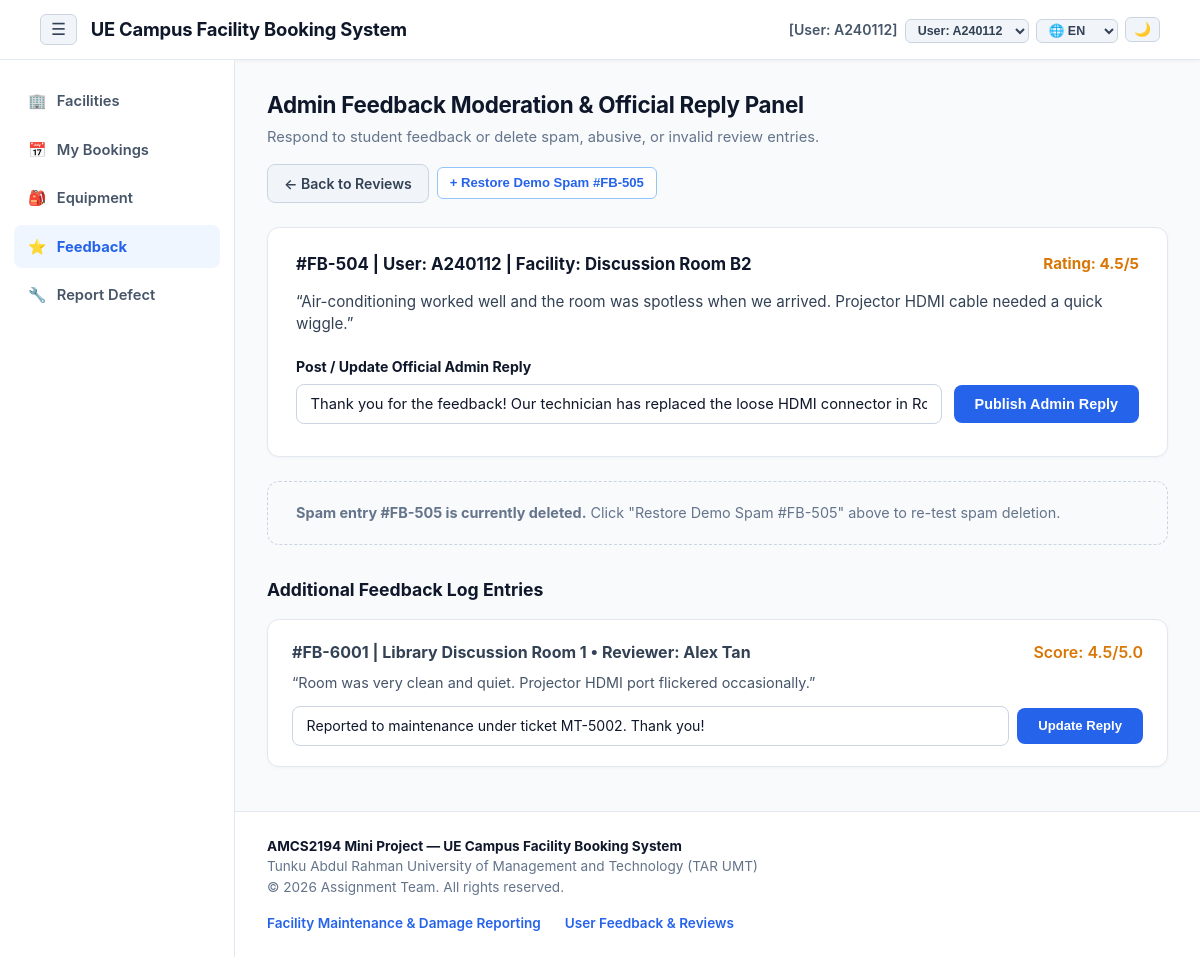
Screenshot of /modules/feedback/edit.php with the database file from the repository.
### tables this page shows
CREATE TABLE `user` (
  `UserID` varchar(10) NOT NULL,
  `FullName` varchar(100) NOT NULL,
  `CampusEmail` varchar(100) NOT NULL,
  `PhoneNo` varchar(15) NOT NULL,
  `UserRole` enum('Student','Staff','Admin','Technician') NOT NULL,
  `AccountStatus` enum('Active','Suspended','Inactive') DEFAULT 'Active',
  `BookingBanUntil` datetime DEFAULT NULL,
  `StrikeResetAt` datetime DEFAULT NULL,
  `PasswordHash` varchar(255) NOT NULL
);

CREATE TABLE `feedback` (
  `FeedbackID` varchar(10) NOT NULL,
  `BookingID` varchar(10) NOT NULL,
  `CleanlinessRating` decimal(2,1) NOT NULL CHECK (`CleanlinessRating` between 1.0 and 5.0),
  `ConditionRating` decimal(2,1) NOT NULL CHECK (`ConditionRating` between 1.0 and 5.0),
  `OverallScore` decimal(2,1) NOT NULL,
  `UserComments` text DEFAULT NULL,
  `AdminRemarks` varchar(300) DEFAULT NULL,
  `SubmissionDate` datetime DEFAULT current_timestamp()
);

CREATE TABLE `facility` (
  `FacilityID` varchar(10) NOT NULL,
  `FacilityName` varchar(100) NOT NULL,
  `Category` enum('Sports','Academic') NOT NULL,
  `LocationBlock` varchar(50) NOT NULL,
  `Capacity` int(11) NOT NULL,
  `AvailabilityStatus` enum('Available','Under Maintenance','Closed') DEFAULT 'Available'
);

### modules/feedback/edit.php (the view, shortened to what the rows shown need)
<?php
require_once __DIR__ . '/../../includes/auth.php';
require_once __DIR__ . '/../../services/FeedbackService.php';
$service = new FeedbackService();
$currentUser = AuthService::getCurrentUser();
$isAdmin = AuthService::isAdmin();
$feedbackId = $_GET['id'] ?? '';
$returnTo   = trim((string)($_GET['return_to'] ?? $_POST['return_to'] ?? ''));
$allReviews = $service->getReviews();
$otherReviews = [];
foreach ($allReviews as $r) {
    if ($r['FeedbackID'] === 'FB-504') {
        $review504 = $r;
    } elseif ($r['FeedbackID'] === 'FB-505' || str_contains(strtolower($r['UserComments'] ?? ''), 'spam')) {
        $review505 = $r;
    } else {
        $otherReviews[] = $r;
    }
}
$isStudentEditingOwn = (!$isAdmin && !empty($feedbackId));
$singleReview = !empty($feedbackId) ? $service->getReviewById($feedbackId) : null;
require_once __DIR__ . '/../../includes/header.php';
?>
<?php if ($isStudentEditingOwn && $singleReview): ?>
    <?php
        $backUrl = ($returnTo === 'completed')
            ? 'completed.php'
            : 'index.php?facility_id=' . urlencode($singleReview['FacilityID']);
        $backLabel = ($returnTo === 'completed') ? t('btn_back_completed') : t('btn_back_reviews');
    ?>
    <div class="page-header-row">
        <div>
            <h1 class="page-title"><?= htmlspecialchars(t('edit_fb_title')) ?></h1>
            <p class="page-subtitle">Update your rating and comment for <?= htmlspecialchars($singleReview['FacilityName']) ?>.</p>
        </div>
        <a href="<?= $backUrl ?>" class="btn btn-cancel">
            <?= htmlspecialchars($backLabel) ?>
        </a>
    </div>
    <div class="ui-card" style="max-width: 800px; margin: 0 auto;">
        <div style="background: #f8fafc; border: 1px solid var(--border-color); border-radius: 8px; padding: 1rem 1.25rem; margin-bottom: 1.5rem;">
            <div style="font-size: 0.85rem; color: #64748b; text-transform: uppercase; font-weight: 700; margin-bottom: 0.25rem;">Facility Session Details</div>
            <div style="font-size: 1.1rem; font-weight: 700; color: #0f172a;"><?= htmlspecialchars($singleReview['FacilityName']) ?> (<?= htmlspecialchars($singleReview['FacilityID']) ?>)</div>
            <div style="font-size: 0.9rem; color: #475569;">Date: <?= htmlspecialchars($singleReview['BookingDate']) ?></div>
        </div>
        <form method="POST" action="edit.php?id=<?= urlencode($singleReview['FeedbackID']) ?><?= $returnTo !== '' ? '&return_to=' . urlencode($returnTo) : '' ?>">
            <input type="hidden" name="action" value="update_student_review">
            <input type="hidden" name="FeedbackID" value="<?= htmlspecialchars($singleReview['FeedbackID']) ?>">
            <input type="hidden" name="return_to" value="<?= htmlspecialchars($returnTo) ?>">
            <div class="form-group">
                <label>Facility Star Rating (1.0–5.0, 0.5 steps) *</label>
                <select name="ConditionRating" class="form-select">
                    <?php for ($val = 5.0; $val >= 1.0; $val -= 0.5): ?>
                        <option value="<?= number_format($val, 1) ?>" <?= abs((float)$singleReview['OverallScore'] - $val) < 0.01 ? 'selected' : '' ?>>
                            <?= number_format($val, 1) ?> Stars
                        </option>
                    <?php endfor; ?>
                </select>
            </div>
            <div class="form-group">
                <label for="student_comments">Review Comment *</label>
                <textarea id="student_comments" name="UserComments" rows="4" class="form-control" required minlength="5" maxlength="300"><?= htmlspecialchars($singleReview['UserComments'] ?? '') ?></textarea>
            </div>
            <div style="display: flex; justify-content: flex-end; gap: 0.75rem; margin-top: 1.5rem;">
                <a href="<?= $backUrl ?>" class="btn btn-cancel"><?= htmlspecialchars(t('btn_cancel')) ?></a>
                <button type="submit" class="btn btn-primary-blue"><?= htmlspecialchars(t('btn_save_review')) ?></button>
            </div>
        </form>
    </div>
<?php else: ?>
    <div class="page-header-row">
        <div>
            <h1 class="page-title">Admin Feedback Moderation &amp; Official Reply Panel</h1>
        </div>
    </div>
    <?php if (!empty($otherReviews)): ?>
        <div style="margin-top: 2rem;">
            <?php foreach ($otherReviews as $o): ?>
                <div class="ui-card" style="padding: 1.25rem 1.5rem; margin-bottom: 1rem;">
                    <div style="display: flex; justify-content: space-between; align-items: center; margin-bottom: 0.5rem; flex-wrap: wrap;">
                        <strong>#<?= htmlspecialchars($o['FeedbackID']) ?> | <?= htmlspecialchars($o['FacilityName']) ?> &bull; Reviewer: <?= htmlspecialchars($o['ReviewerName']) ?></strong>
                        <span style="color: #d97706; font-weight: 600;">Score: <?= htmlspecialchars((string)$o['OverallScore']) ?>/5.0</span>
                    </div>
                    <p style="font-size: 0.9rem; color: #475569; margin-bottom: 0.75rem;">&ldquo;<?= htmlspecialchars($o['UserComments'] ?? 'No comment.') ?>&rdquo;</p>
                    <form method="POST" action="edit.php" style="display: flex; gap: 0.5rem; align-items: center;">
                        <input type="text" name="AdminRemarks" value="<?= htmlspecialchars($o['AdminRemarks'] ?? '') ?>" class="form-control" placeholder="Post official admin response..." style="font-size: 0.88rem;">
                        <button type="submit" class="btn btn-primary-blue" style="font-size: 0.82rem; white-space: nowrap;">Update Reply</button>
                    </form>
                </div>
            <?php endforeach; ?>
        </div>
    <?php endif; ?>
<?php endif; ?>
<?php require_once __DIR__ . '/../../includes/footer.php'; ?>

### includes/header.php (shortened to what the rows shown need)
<?php
require_once __DIR__ . '/auth.php';
require_once __DIR__ . '/i18n.php';
$currentUser = AuthService::getCurrentUser();
$scriptName = $_SERVER['SCRIPT_NAME'] ?? '';
$pos = strpos($scriptName, '/UE-Campus-Facility-System');
if ($pos !== false) {
    $baseUrl = '/UE-Campus-Facility-System/';
} else {
    $baseUrl = '/';
}
$isAdmin      = ($currentUser['UserRole'] ?? '') === 'Admin';
$isTechnician = ($currentUser['UserRole'] ?? '') === 'Technician';
?>
<!DOCTYPE html>
<html lang="en">
<head>
    <link rel="stylesheet" href="<?= $baseUrl ?>assets/css/style.css">
</head>
<body>
<header class="navbar-top">
    <div class="nav-container" style="max-width: 100%; padding: 0;">
        <div style="display: flex; align-items: center; gap: 0.45rem; flex-wrap: wrap;">
            <span class="user-badge-text">
                <?php
                    $rolePrefix = $isAdmin ? 'Admin' : ($isTechnician ? 'Tech' : 'User');
                    echo '[' . $rolePrefix . ': ' . htmlspecialchars($currentUser['UserID']) . ']';
                ?>
            </span>
            <form method="GET" style="margin: 0; display: inline;">
                <select name="switch_user" onchange="this.form.submit()" class="nav-select-compact" title="Toggle persona for testing">
                    <option value="A240112" <?= $currentUser['UserID'] === 'A240112' ? 'selected' : '' ?>>User: A240112</option>
                </select>
            </form>
            <form method="GET" style="margin: 0; display: inline;">
                <select name="lang" onchange="this.form.submit()" class="nav-select-compact" title="<?= htmlspecialchars(t('lang_label')) ?>">
                </select>
            </form>
            <button type="button" id="themeToggleBtn" onclick="toggleUeTheme()" class="theme-toggle-btn" title="<?= htmlspecialchars(t('theme_toggle')) ?>">
            </button>
        </div>
    </div>
</header>
<div class="app-shell">
    <div class="app-content">
        <main class="main-wrapper">

### rows the page displays
user: UserRole "User", UserID "A240112", switch_user "User: A240112"
feedback: FeedbackID "FB-6001", facility.FacilityName "Library Discussion Room 1", user.FullName "Alex Tan", OverallScore "4.5", UserComments "Room was very clean and quiet. Projector HDMI port flickered occasionally.", AdminRemarks "Reported to maintenance under ticket MT-5002. Thank you!"

### other values shown
t('brand_title') "UE Campus Facility Booking System"
t('nav_facilities') "Facilities"
t('nav_my_bookings') "My Bookings"
t('nav_equipment') "Equipment"
t('nav_feedback') "Feedback"
t('nav_report_defect') "Report Defect"
$disp504['FeedbackID'] "FB-504"
$disp504['UserID'] "A240112"
$disp504['FacilityName'] "Discussion Room B2"
$disp504['OverallScore'] "4.5"
$disp504['UserComments'] "Air-conditioning worked well and the room was spotless when we arrived. Projector HDMI cable needed a quick wiggle."
t('footer_maint') "Facility Maintenance & Damage Reporting"
t('footer_fb') "User Feedback & Reviews"
